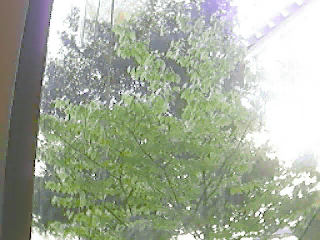
#> input picture frame 44 of tree.avi, 320 x 240 px, given in place of slow.flv, which was not available
$ python Video_Analysis.py
#> lines starting #> are read from the running program, lines starting #| are printed output that depends on the picture; after the words box and inside, x2 and y2 are one past the last pixel; in counts of white or black regions, pixels touching at a corner belong together; pictures that were not available may be replaced by others from this repository, and a replacement may not be noted
#https://opencv-python-tutroals.readthedocs.io/en/latest/py_tutorials/py_video/py_meanshift/py_meanshift.html#meanshift
#We will learn about Meanshift and Camshift algorithms to find and track objects in videos.

#1.Meanshift
import numpy as np
import cv2

cap = cv2.VideoCapture('slow.flv')

# take first frame of the video
ret,frame = cap.read()
#> frame is the input picture: shape (240, 320, 3); mean B, G, R 153, 171.5, 162.9

# setup initial location of window
r,h,c,w = 250,90,400,125  # simply hardcoded the values
track_window = (c,r,w,h)

# set up the ROI for tracking
roi = frame[r:r+h, c:c+w]
#> roi = empty array
hsv_roi =  cv2.cvtColor(frame, cv2.COLOR_BGR2HSV)
#> hsv_roi: shape (240, 320, 3); mean H, S, V 48.5, 38.1, 173.4
mask = cv2.inRange(hsv_roi, np.array((0., 60.,32.)), np.array((180.,255.,255.)))
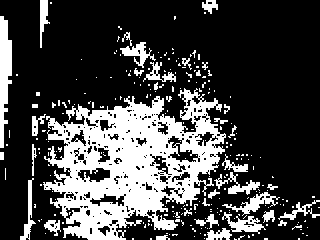
#> mask: shape (240, 320); 26.9% white; 254 white regions (218 under 20 px), largest, box (x1, y1, x2, y2) and area: (43, 88, 226, 240) 14586, (0, 16, 12, 148) 1056, (222, 192, 280, 216) 401
roi_hist = cv2.calcHist([hsv_roi],[0],mask,[180],[0,180])
#> roi_hist = 180 values, max 4320 at index 45, min 0 at index 0, mean 114.7
cv2.normalize(roi_hist,roi_hist,0,255,cv2.NORM_MINMAX)

# Setup the termination criteria, either 10 iteration or move by atleast 1 pt
term_crit = ( cv2.TERM_CRITERIA_EPS | cv2.TERM_CRITERIA_COUNT, 10, 1 )

while(1):
    ret ,frame = cap.read()
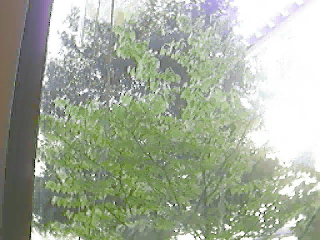
#> input picture frame 45 of tree.avi, 320 x 240 px, given in place of slow.flv, which was not available
#> frame is the input picture: shape (240, 320, 3); mean B, G, R 153.5, 171.7, 163.2

    if ret == True:
        hsv = cv2.cvtColor(frame, cv2.COLOR_BGR2HSV)
#> hsv: shape (240, 320, 3); mean H, S, V 47.7, 37.4, 173.6
        dst = cv2.calcBackProject([hsv],[0],roi_hist,[0,180],1)
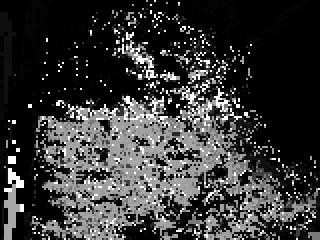
#> dst: shape (240, 320); min 0, max 255, mean 55.7

        # apply meanshift to get the new location
        ret, track_window = cv2.meanShift(dst, track_window, term_crit)
#> ret = 0; track_window = (160, 120, 1, 1)

        # Draw it on image
        x,y,w,h = track_window
#> x = 160; y = 120; w = 1; h = 1
        img2 = cv2.rectangle(frame, (x,y), (x+w,y+h), 255,2)
        cv2.imshow('img2',img2)

        k = cv2.waitKey(60) & 0xff
#> (key Esc is pressed here)
        if k == 27:
            break
        else:
            cv2.imwrite(chr(k)+".jpg",img2)

    else:
        break

cv2.destroyAllWindows()
cap.release()


#2.Camshift=========================================================================================
import numpy as np
import cv2

cap = cv2.VideoCapture('slow.flv')

# take first frame of the video
ret,frame = cap.read()

# setup initial location of window
r,h,c,w = 250,90,400,125  # simply hardcoded the values
track_window = (c,r,w,h)

# set up the ROI for tracking
roi = frame[r:r+h, c:c+w]
hsv_roi =  cv2.cvtColor(frame, cv2.COLOR_BGR2HSV)
mask = cv2.inRange(hsv_roi, np.array((0., 60.,32.)), np.array((180.,255.,255.)))
roi_hist = cv2.calcHist([hsv_roi],[0],mask,[180],[0,180])
cv2.normalize(roi_hist,roi_hist,0,255,cv2.NORM_MINMAX)

# Setup the termination criteria, either 10 iteration or move by atleast 1 pt
term_crit = ( cv2.TERM_CRITERIA_EPS | cv2.TERM_CRITERIA_COUNT, 10, 1 )

while(1):
    ret ,frame = cap.read()

    if ret == True:
        hsv = cv2.cvtColor(frame, cv2.COLOR_BGR2HSV)
        dst = cv2.calcBackProject([hsv],[0],roi_hist,[0,180],1)

        # apply meanshift to get the new location
        ret, track_window = cv2.CamShift(dst, track_window, term_crit)
#> ret = ((159.5, 121.5), (20.66, 25.27), 124.9); track_window = (148, 112, 23, 19)

        # Draw it on image
        pts = cv2.boxPoints(ret)
#> pts = [[155, 105.8], [175.8, 120.2], [164, 137.2], [143.2, 122.8]]
        pts = np.int0(pts)
#> pts = [[155, 105], [175, 120], [163, 137], [143, 122]]
        img2 = cv2.polylines(frame,[pts],True, 255,2)
        cv2.imshow('img2',img2)

        k = cv2.waitKey(60) & 0xff
#> (key Esc is pressed here)
        if k == 27:
            break
        else:
            cv2.imwrite(chr(k)+".jpg",img2)

    else:
        break

cv2.destroyAllWindows()
cap.release()


#3.Optical Flow===========================================================================================
#We will understand the concepts of optical flow and its estimation using Lucas-Kanade method.
#We will use functions like cv2.calcOpticalFlowPyrLK() to track feature points in a video.

#Lucas-Kanade Optical Flow in OpenCV
import numpy as np
import cv2

cap = cv2.VideoCapture('slow.flv')

# params for ShiTomasi corner detection
feature_params = dict( maxCorners = 100,
                       qualityLevel = 0.3,
                       minDistance = 7,
                       blockSize = 7 )

# Parameters for lucas kanade optical flow
lk_params = dict( winSize  = (15,15),
                  maxLevel = 2,
                  criteria = (cv2.TERM_CRITERIA_EPS | cv2.TERM_CRITERIA_COUNT, 10, 0.03))

# Create some random colors
color = np.random.randint(0,255,(100,3))

# Take first frame and find corners in it
ret, old_frame = cap.read()
old_gray = cv2.cvtColor(old_frame, cv2.COLOR_BGR2GRAY)
p0 = cv2.goodFeaturesToTrack(old_gray, mask = None, **feature_params)
#> p0 = 74 rows, first 8: [200, 235], [226, 227], [117, 102], [258, 214], [233, 219], [97, 76], [40, 139], [37, 174]

# Create a mask image for drawing purposes
mask = np.zeros_like(old_frame)

while(1):
    ret,frame = cap.read()
    frame_gray = cv2.cvtColor(frame, cv2.COLOR_BGR2GRAY)
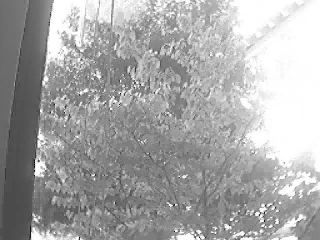
#> frame_gray: shape (240, 320); min 7, max 255, mean 167.1

    # calculate optical flow
    p1, st, err = cv2.calcOpticalFlowPyrLK(old_gray, frame_gray, p0, None, **lk_params)
#> p1 = 74 rows, first 8: [200.2, 235.1], [226, 226.8], [116.4, 101.6], [258.1, 214], [233.1, 219], [96.99, 76.04], [40.02, 139], [37.07, 174.2]; st = 74 values from 1 to 1; err = 74 values, max 24.31 at index 17, min 5.83 at index 58, mean 12.8

    # Select good points
    good_new = p1[st==1]
#> good_new = 74 pairs, first value 33.91 to 305.3, second value 14.05 to 238.4
    good_old = p0[st==1]
#> good_old = 74 pairs, first value 34 to 305, second value 14 to 238

    # draw the tracks
    for i,(new,old) in enumerate(zip(good_new,good_old)):
        a,b = new.ravel()
        c,d = old.ravel()
        mask = cv2.line(mask, (a,b),(c,d), color[i].tolist(), 2)
        frame = cv2.circle(frame,(a,b),5,color[i].tolist(),-1)
#> this loop made 74 passes
#> (a, b, c, d) on passes 1 to 12: (200.2, 235.1, 200, 235), (226, 226.8, 226, 227), (116.4, 101.6, 117, 102), (258.1, 214, 258, 214), (233.1, 219, 233, 219), (96.99, 76.04, 97, 76), (40.02, 139, 40, 139), (37.07, 174.2, 37, 174), (136.7, 94.97, 137, 95), (215.1, 227.6, 215, 227), (179.7, 232.2, 180, 232), (243.6, 234, 244, 234)
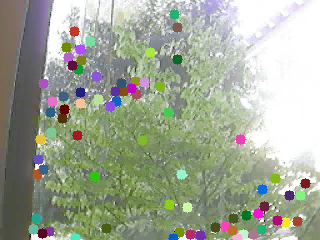
#> frame: shape (240, 320, 3); mean B, G, R 149.7, 167.3, 160
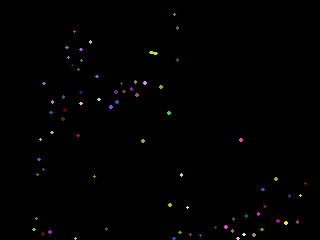
#> mask: shape (240, 320, 3); mean of channels 0, 1, 2 0.9, 1, 1.1; drawn as B, G, R
    img = cv2.add(frame,mask)

    cv2.imshow('frame',img)
    k = cv2.waitKey(30) & 0xff
#> (key Esc is pressed here)
    if k == 27:
        break

    # Now update the previous frame and previous points
    old_gray = frame_gray.copy()
    p0 = good_new.reshape(-1,1,2)

cv2.destroyAllWindows()
cap.release()

#Dense Optical Flow in OpenCV===
#https://github.com/opencv/opencv/tree/master/samples/data
import cv2
import numpy as np
cap = cv2.VideoCapture("vtest.avi")

ret, frame1 = cap.read()
prvs = cv2.cvtColor(frame1,cv2.COLOR_BGR2GRAY)
hsv = np.zeros_like(frame1)
hsv[...,1] = 255

while(1):
    ret, frame2 = cap.read()
    next = cv2.cvtColor(frame2,cv2.COLOR_BGR2GRAY)

    flow = cv2.calcOpticalFlowFarneback(prvs,next, None, 0.5, 3, 15, 3, 5, 1.2, 0)

    mag, ang = cv2.cartToPolar(flow[...,0], flow[...,1])
    hsv[...,0] = ang*180/np.pi/2
    hsv[...,2] = cv2.normalize(mag,None,0,255,cv2.NORM_MINMAX)
    rgb = cv2.cvtColor(hsv,cv2.COLOR_HSV2BGR)
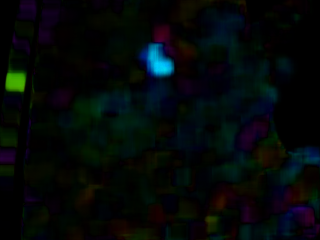
#> rgb: shape (240, 320, 3); mean B, G, R 8.4, 8.5, 3.7

    cv2.imshow('frame2',rgb)
    k = cv2.waitKey(30) & 0xff
#> (key Esc is pressed here)
    if k == 27:
        break
    elif k == ord('s'):
        cv2.imwrite('opticalfb.png',frame2)
        cv2.imwrite('opticalhsv.png',rgb)
    prvs = next

cap.release()
cv2.destroyAllWindows()


#Background Subtraction========================================================================================
#https://opencv-python-tutroals.readthedocs.io/en/latest/py_tutorials/py_video/py_bg_subtraction/py_bg_subtraction.html
#We will familiarize with the background subtraction methods available in OpenCV.

#BackgroundSubtractorMOG
import numpy as np
import cv2

cap = cv2.VideoCapture('vtest.avi')

fgbg = cv2.bgsegm.createBackgroundSubtractorMOG()

while(1):
    ret, frame = cap.read()

    fgmask = fgbg.apply(frame)
#> fgmask: shape (240, 320); every value is 0

    cv2.imshow('frame',fgmask)
    k = cv2.waitKey(30) & 0xff
#> (key Esc is pressed here)
    if k == 27:
        break

cap.release()

#BackgroundSubtractorMOG2=========
import numpy as np
import cv2

cap = cv2.VideoCapture('vtest.avi')

fgbg = cv2.createBackgroundSubtractorMOG2()

while(1):
    ret, frame = cap.read()

    fgmask = fgbg.apply(frame)
#> fgmask: shape (240, 320); values 127 (black) and 255 (white), 0% white in thin lines or dots, all inside (x1, y1, x2, y2) = (34, 166, 35, 171)

    cv2.imshow('frame',fgmask)
    k = cv2.waitKey(30) & 0xff
#> (key Esc is pressed here)
    if k == 27:
        break

cap.release()


#BackgroundSubtractorGMG=====
import numpy as np
import cv2

cap = cv2.VideoCapture('vtest.avi')

kernel = cv2.getStructuringElement(cv2.MORPH_ELLIPSE,(3,3))
fgbg = cv2.bgsegm.createBackgroundSubtractorGMG()

while(1):
    ret, frame = cap.read()

    fgmask = fgbg.apply(frame)
    fgmask = cv2.morphologyEx(fgmask, cv2.MORPH_OPEN, kernel)

    cv2.imshow('frame',fgmask)
    k = cv2.waitKey(30) & 0xff
#> (key Esc is pressed here)
    if k == 27:
        break

cap.release()
cv2.destroyAllWindows()

$ run again, starting later in the video
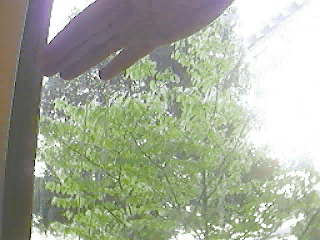
#> input picture frame 199 of tree.avi, 320 x 240 px, given in place of slow.flv, which was not available
#> frame is the input picture: shape (240, 320, 3); mean B, G, R 152.4, 171.3, 164.3
#> roi = empty array
#> hsv_roi: shape (240, 320, 3); mean H, S, V 53.2, 39.9, 174.3
#> `mask = cv2.inRange(hsv_roi, np.array((0., 60.,32.)), np.array((180.,25..`:
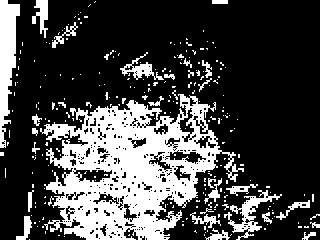
#> mask: shape (240, 320); 26.9% white; 263 white regions (232 under 20 px), largest, box (x1, y1, x2, y2) and area: (40, 94, 244, 240) 14660, (0, 0, 20, 148) 1732, (224, 190, 282, 240) 754
#> roi_hist = 180 values, max 4174 at index 42, min 0 at index 0, mean 114.8
#> `ret, track_window = cv2.meanShift(dst, track_window, term_crit)`: ret = 0; track_window = (160, 120, 1, 1)
#> x = 160; y = 120; w = 1
#> `ret, track_window = cv2.CamShift(dst, track_window, term_crit)`: ret = ((161, 124.5), (16.38, 23.83), 69.59); track_window = (149, 116, 24, 17)
#> `pts = cv2.boxPoints(ret)`: pts = [[147, 121], [169.3, 112.7], [175, 128], [152.7, 136.3]]
#> `pts = np.int0(pts)`: pts = [[146, 120], [169, 112], [175, 128], [152, 136]]
#> p0 = 51 rows, first 8: [45, 78], [95, 74], [188, 208], [201, 235], [37, 174], [53, 111], [133, 95], [210, 225]
#> p1 = 51 rows, first 8: [49.29, -23.2], [61.13, 98.8], [187.7, 207.6], [201.2, 235], [36.98, 174], [52.82, 111.1], [181.2, 121], [210.2, 224.9]; st = 51 values, max 1 at index 1, min 0 at index 0, mean 0.922; err = 51 values, max 204299408 at index 0, min 0 at index 34, mean 4005890.8
#> good_new = 47 pairs, first value 35.04 to 264.6, second value 9.3 to 235.5
#> good_old = 47 pairs, first value 35 to 265, second value 40 to 236
#> the loop `for i,(new,old) in enumerate(zip(good_new,good_old)):` made 47 passes
#> (a, b, c, d) on passes 1 to 8: (61.13, 98.8, 95, 74), (187.7, 207.6, 188, 208), (201.2, 235, 201, 235), (36.98, 174, 37, 174), (52.82, 111.1, 53, 111), (181.2, 121, 133, 95), (210.2, 224.9, 210, 225), (261.3, 207.4, 262, 208)
#> `rgb = cv2.cvtColor(hsv,cv2.COLOR_HSV2BGR)`:
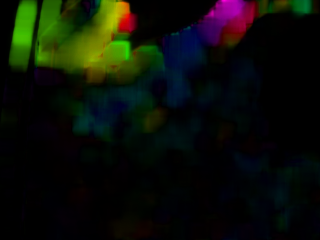
#> rgb: shape (240, 320, 3); mean B, G, R 7.2, 15.7, 11.5
